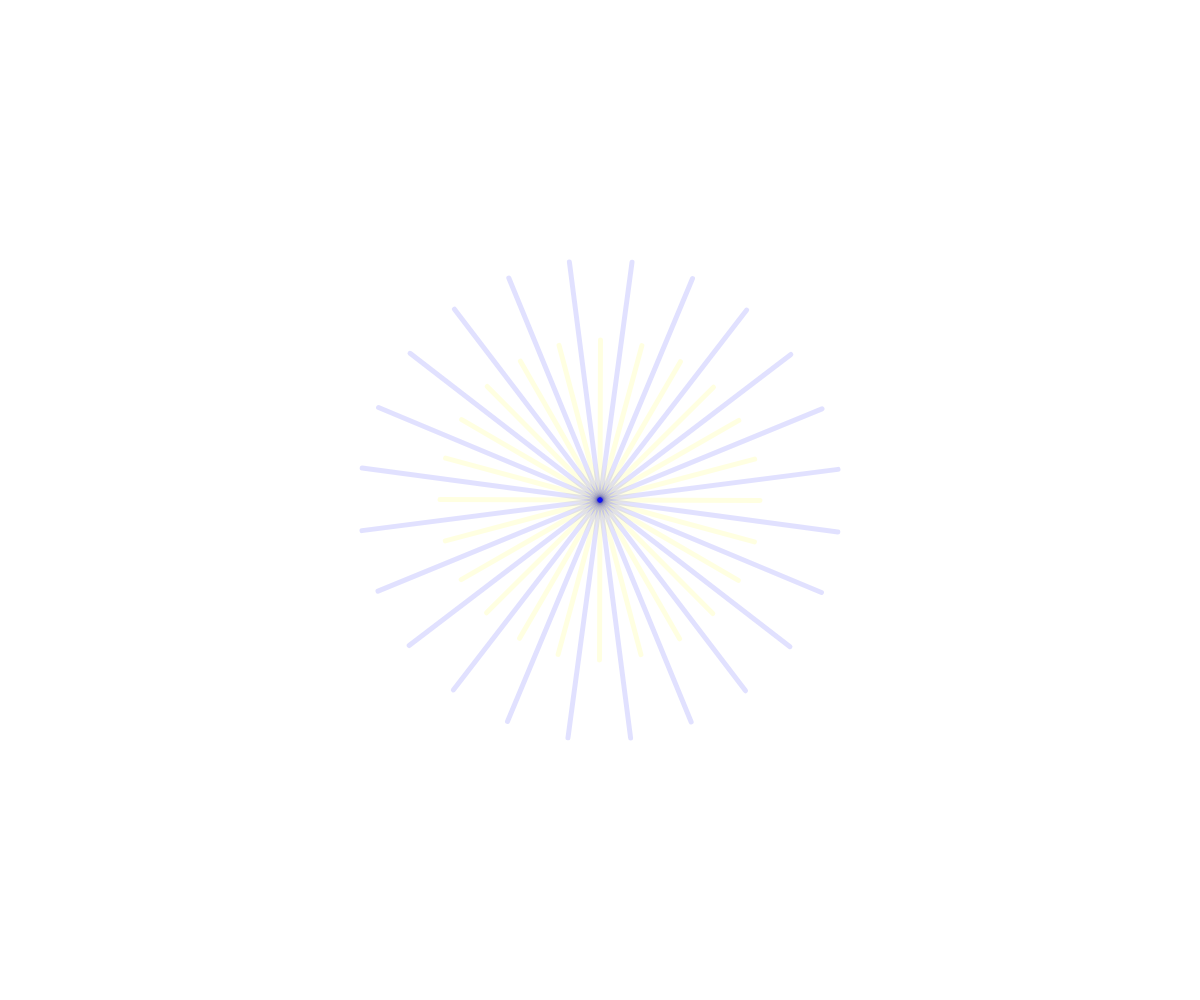
Frame 1 (no input)
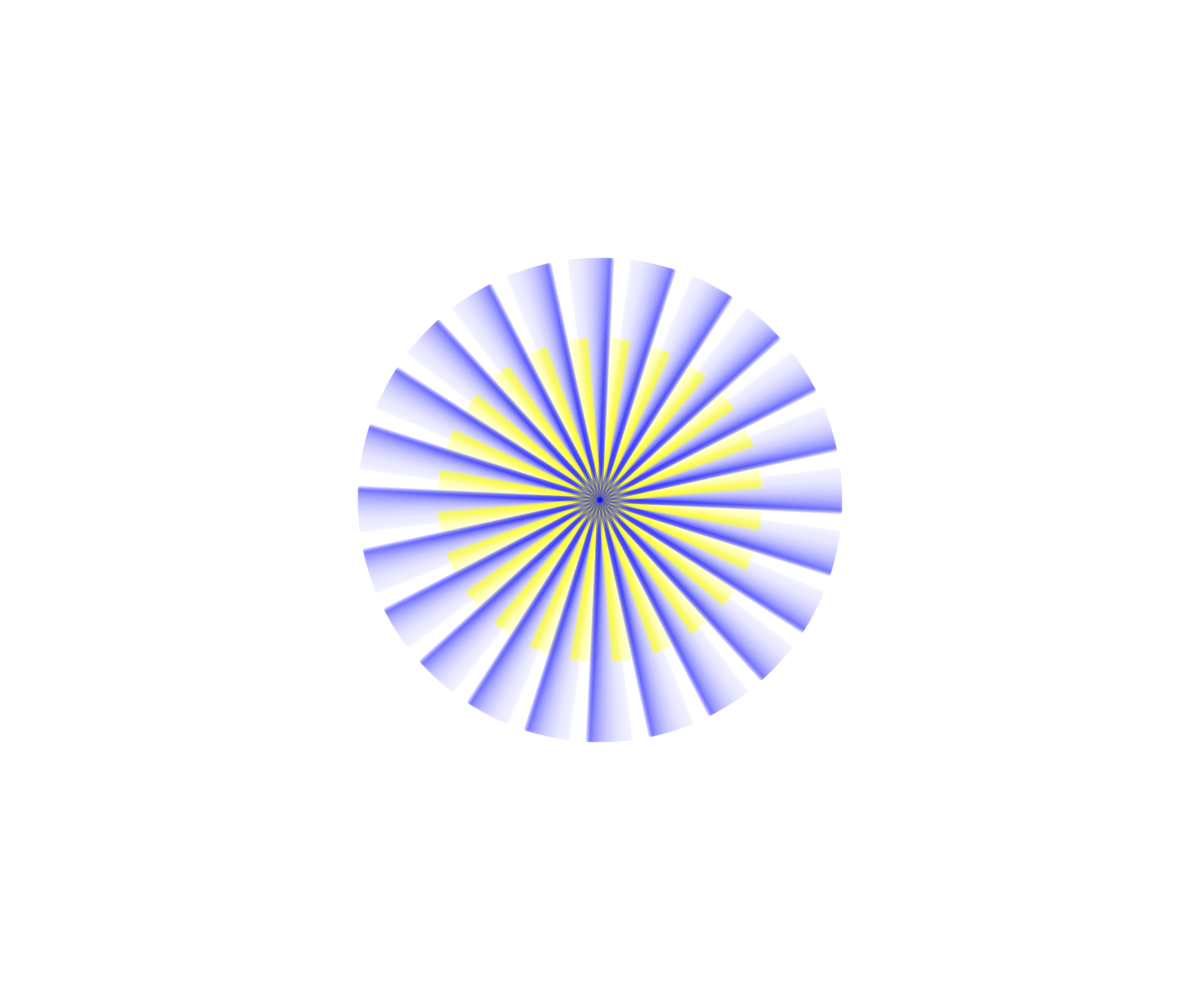
Frame 60 (no input)
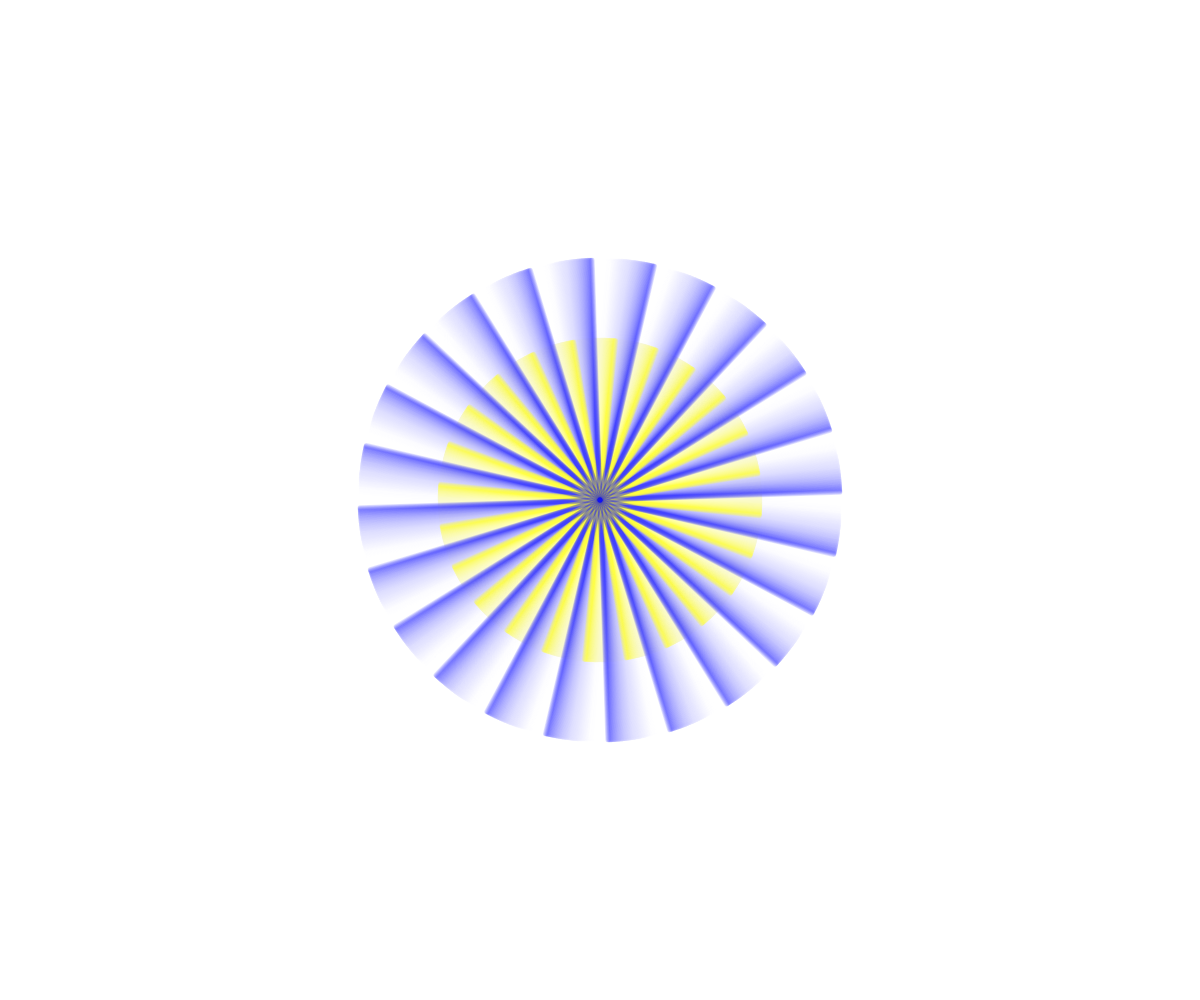
Frame 120 (the mouse pressed at the canvas centre since frame 60)

The p5.js sketch that drew these frames (run headless with seeded random() and noise() and a simulated clock; from frame 60 on, the mouse is pressed at the canvas centre):

// p5.js sketch
// ── sketch.js
let yellowX, yellowY;
let blueX, blueY;

function setup() {
  createCanvas(windowWidth, windowHeight);

  yellowX = width / 2;
  yellowY = height / 2;

  blueX = width / 2;
  blueY = height / 2;

  strokeWeight(5);
}

function draw() {
  background(255, 10);

  // TODO: Add push and pop to isolate the yellow spiral
  push();
  translate(yellowX, yellowY); // Start of code for yellow spiral
  rotate(frameCount * 0.003);
  stroke(255, 255, 0, 30);
  for (let i = 0; i < 24; i++) {
    rotate(PI / 12);
    line(0, 0, 0, 160);
  } // End of code for yellow spiral
  pop();
  
  // TODO: Add push and pop to isolate the blue spiral
  push();
  translate(blueX, blueY); // Start of code for blue spiral
  rotate(frameCount * 0.003 + PI / 8);
  stroke(0, 0, 255, 30);
  for (let i = 0; i < 24; i++) {
    rotate(PI / 12);
    line(0, 0, 0, 240);
  } // End of code for blue spiral
  pop();

}
